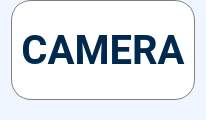
         <widget class="QWidget" name="Page_Camera">
          <property name="styleSheet">
           <string notr="true">*{
background-color: rgb(240, 246, 255);
}
QPushButton{
border-radius:none;
color: rgb(186, 189, 182);
}
QPushButton:hover{
;
	color: rgb(0, 0, 0);
}
#menu_camera {
	border: 1px solid gray;
} </string>
          </property>
          <layout class="QGridLayout" name="gridLayout_7">
           <property name="topMargin">
            <number>0</number>
           </property>
           <property name="bottomMargin">
            <number>0</number>
           </property>
           <item row="0" column="0">
            <widget class="QFrame" name="menu_camera">
             <property name="minimumSize">
              <size>
               <width>0</width>
               <height>100</height>
              </size>
             </property>
             <property name="maximumSize">
              <size>
               <width>16777215</width>
               <height>100</height>
              </size>
             </property>
             <property name="styleSheet">
              <string notr="true">background-color: rgb(255, 255, 255);
border-radius: 20px;
color: rgb(0, 41, 77);
</string>
             </property>
             <property name="frameShape">
              <enum>QFrame::NoFrame</enum>
             </property>
             <property name="frameShadow">
              <enum>QFrame::Raised</enum>
             </property>
             <layout class="QHBoxLayout" name="horizontalLayout_4">
              <item>
               <widget class="QLabel" name="label_27">
                <property name="minimumSize">
                 <size>
                  <width>0</width>
                  <height>70</height>
                 </size>
                </property>
                <property name="maximumSize">
                 <size>
                  <width>16777215</width>
                  <height>100</height>
                 </size>
                </property>
                <property name="font">
                 <font>
                  <family>Roboto</family>
                  <pointsize>30</pointsize>
                  <weight>75</weight>
                  <italic>false</italic>
                  <bold>true</bold>
                  <underline>false</underline>
                  <strikeout>false</strikeout>
                  <kerning>true</kerning>
                 </font>
                </property>
                <property name="styleSheet">
                 <string notr="true"/>
                </property>
                <property name="frameShape">
                 <enum>QFrame::StyledPanel</enum>
                </property>
                <property name="frameShadow">
                 <enum>QFrame::Sunken</enum>
                </property>
                <property name="midLineWidth">
                 <number>5</number>
                </property>
                <property name="text">
                 <string>CAMERA</string>
                </property>
                <property name="alignment">
                 <set>Qt::AlignCenter</set>
                </property>
               </widget>
              </item>
             </layout>
            </widget>
           </item>
           <item row="1" column="0">
            <layout class="QVBoxLayout" name="camera">
             <item>
              <widget class="QLabel" name="camera_label">
               <property name="text">
                <string/>
               </property>
               <property name="scaledContents">
                <bool>false</bool>
               </property>
               <property name="alignment">
                <set>Qt::AlignCenter</set>
               </property>
              </widget>
             </item>
            </layout>
           </item>
          </layout>
         </widget>
